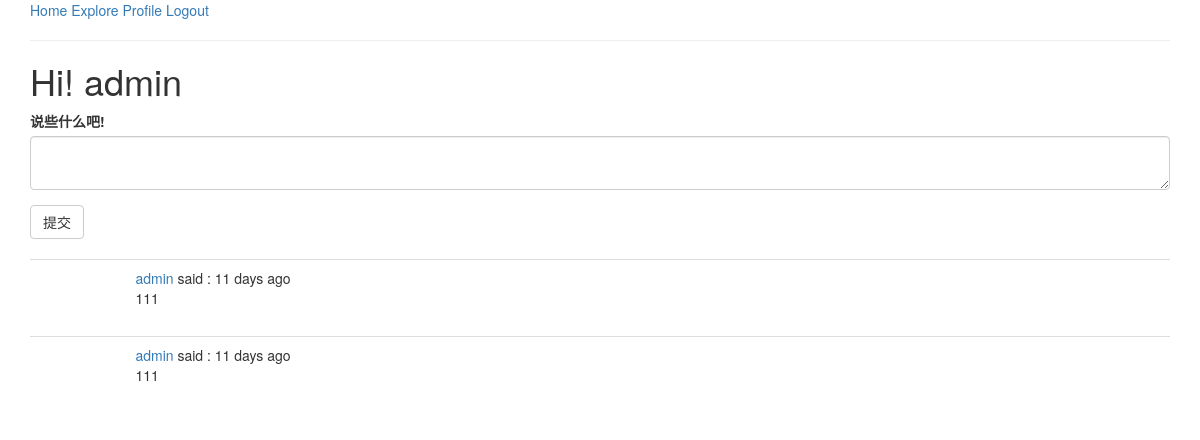
The page /index (signed in) on the database its author committed.
### app/models.py (models this page shows, shortened)
class User(UserMixin,db.Model):   # User 继承 db.Model 是所有类型的基类  UserMixin 这个是基类包含了四种校验属性
    id = db.Column(db.Integer,primary_key=True)
    username = db.Column(db.String(length=10),index=True,unique=True)
    password_hash = db.Column(db.String(length=128))
    email = db.Column(db.String(length=50),index=True,unique=True)
    posts = db.relationship("Post",backref="author",lazy="dynamic")    # backref 有点类似快捷方式 这里是一对多关系 因为一个人可以发多个post 我们在post里面建立一个联系到user
    about_me = db.Column(db.String(150))
    last_seen = db.Column(db.DateTime,default=datetime.utcnow)
    followed = db.relationship('User',secondary=followers,
                               primaryjoin=(followers.c.follower_id == id),
                               secondaryjoin=(followers.c.followed_id == id),
                               backref=db.backref('followers',lazy='dynamic'),lazy='dynamic')  # 返回的类型是一个列表 对followers表进行了一个关联  返回对数据是列表
    def followed_posts(self):
        followed = Post.query.join(followers,(Post.user_id == followers.c.followed_id)).filter(followers.c.follower_id == self.id)
        own = Post.query.filter_by(user_id=self.id)   # user_id是post的外键 我们要保证我们可以看到自己的动态
        return followed.union(own).order_by(Post.timestamp.desc())

class Post(db.Model):
    __searchable__= ['body']
    id = db.Column(db.Integer,primary_key=True)
    user_id = db.Column(db.Integer,db.ForeignKey('user.id'))  # 这里对应的是相关联的表 user的id 和user——id 进行绑定 所以是 user.id
    timestamp = db.Column(db.DateTime,default=datetime.utcnow(),index=True)
    content = db.Column(db.String(length=150))

### app/main/routes.py (the view)
@bp.route('/',methods=["GET","POST"])
@bp.route('/index',methods=["GET","POST"])
@login_required
def index():
    form = PostForm()
    if form.validate_on_submit():
        post = Post(content=form.post.data,author=current_user)
        db.session.add(post)
        db.session.commit()
        flash("发布成功")
        return redirect(url_for('main.index'))
    page = request.args.get('page',1,type=int)
    posts = current_user.followed_posts().paginate(page,current_app.config['POST_PRE_PAGE'],False)   # paginate 是控制page的范围
    next_url = url_for('main.index',page=posts.next_num) \
        if posts.has_next else None
    prev_url = url_for('main.index',page=posts.prev_num) \
        if posts.prev_num else None
    return render_template("index.html",posts=posts.items,title="Welcome",form=form,next_url=next_url,prev_url=prev_url)

### app/main/forms.py
class PostForm(FlaskForm):
    post = TextAreaField("说些什么吧!",validators=[DataRequired(),length(1,150)])
    submit = SubmitField("提交")

### app/main/routes.py (called while the page is built)
@bp.before_request
def before_request():   # 将时间 和 表单里面进行一个联系  利用 app.before_request 在试图函数之前进行一个运行
    if current_user.is_authenticated:
        current_user.last_seen = datetime.utcnow()
        db.session.commit()

### app/models.py (called while the page is built)
@login.user_loader
def load_user(id):
    return User.query.get(int(id))

### app/templates/index.html (shortened to what this page needs)
{% extends "base.html" %}
{% import "bootstrap/wtf.html" as wtf %}
{% block app_content %}
    <h1>Hi! {{current_user.username}}</h1>
    {% if form %}
    {{ wtf.quick_form(form)}}
    <br>
    {% endif %}
    {% for post in posts %}
        {% include "_post.html" %}
    {% endfor %}
{% endblock %}

### app/templates/_post.html (shortened to what this page needs)
<table class="table table-hover">
    <tr>
        <td>
        </td>
        <td>
            <a href="{{url_for('main.user',username=post.author.username)}}">{{post.author.username}}</a>
            said : {{ moment(post.timestamp).fromNow() }}
            <br>
            {{post.content}}
        </td>
    </tr>
</table>

### rows shown on the page
User: username "admin"
Post: author.username "admin", timestamp "11 days ago", content "111"
Post: author.username "admin", timestamp "11 days ago", content "111"
